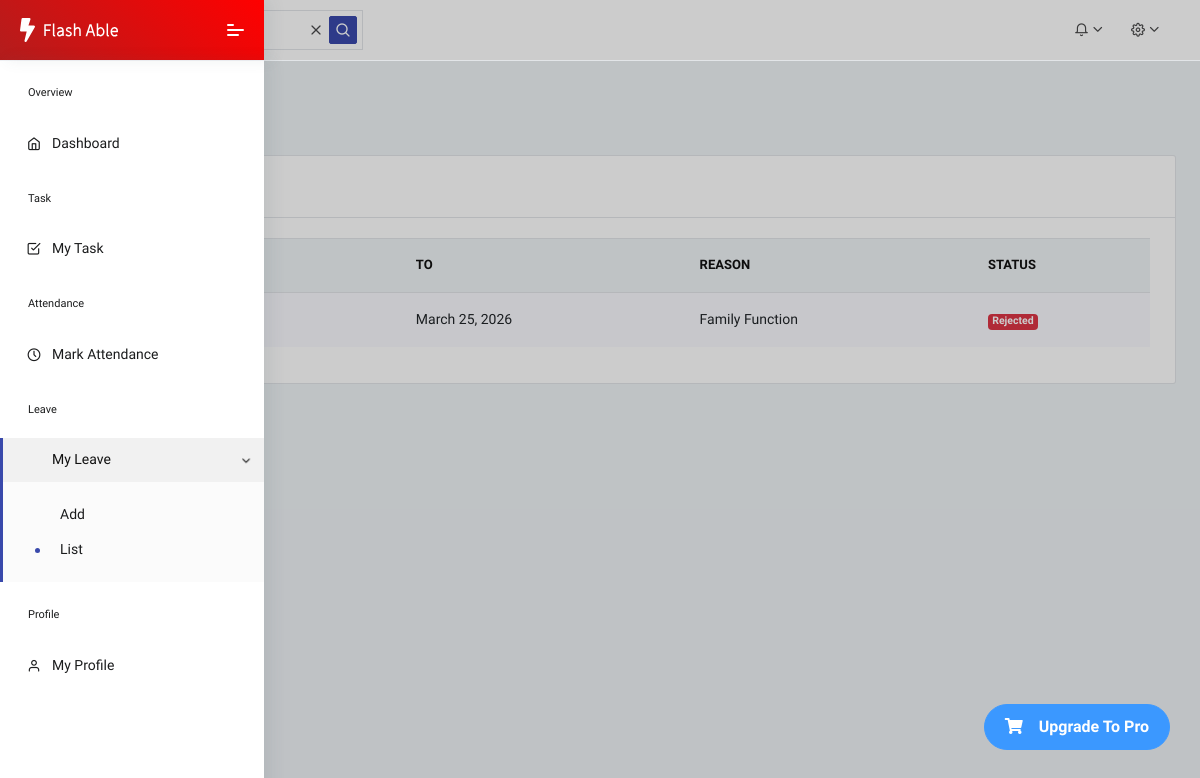
The app's page /my_leave/ (signed in), older data.
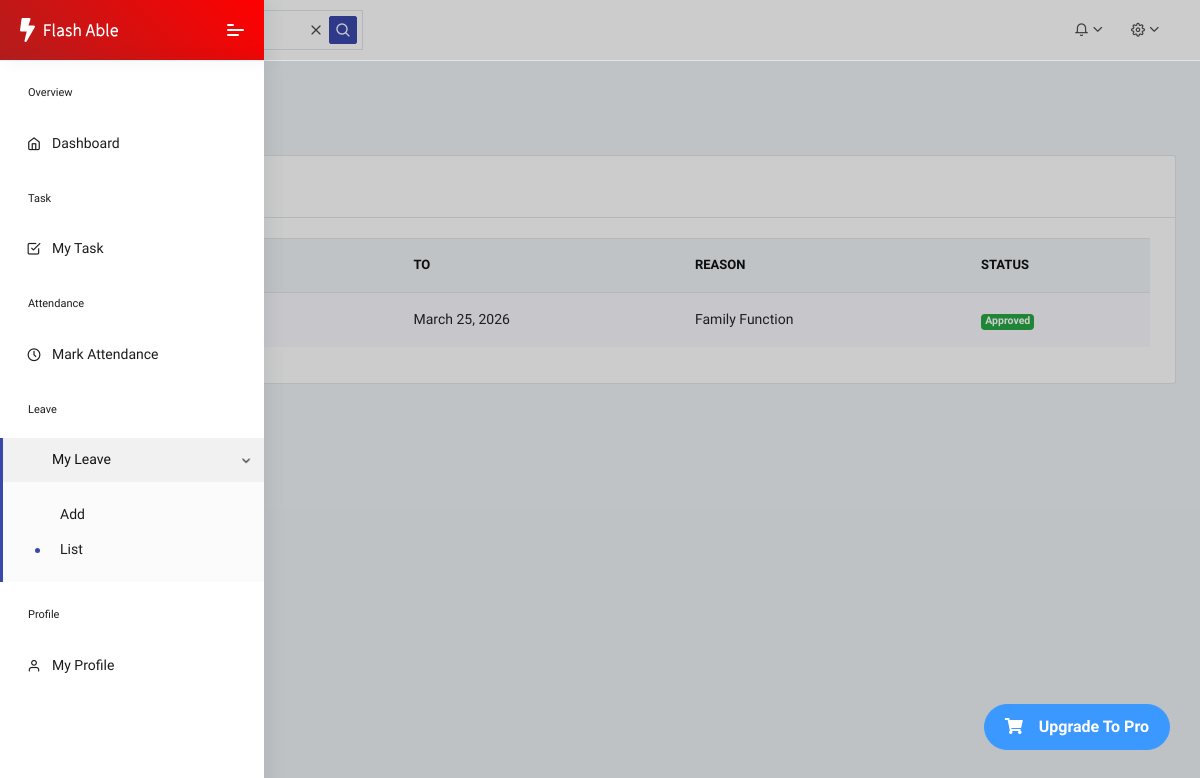
The same page, newer data.
### core/models.py (models this page shows, shortened)
class Leave(models.Model):
    STATUS = [
        ("Pending", "Pending"),
        ("Approved", "Approved"),
        ("Rejected", "Rejected"),
    ]
    employee = models.ForeignKey(User, on_delete=models.CASCADE)
    start_date = models.DateField()
    end_date = models.DateField()
    reason = models.TextField()
    status = models.CharField(
        max_length=20,
        choices=STATUS,
        default="Pending"
    )

### core/views.py (the view)
# urls.py: path('my_leave/', views.my_leave, name='my-leave'),
def my_leave(request):
    leaves = Leave.objects.filter(employee=request.user).order_by('-id')
    context = {
        'leaves' : leaves
    }
    return render(request,'leave/My_leave.html',context)

### core/templates/leave/My_leave.html (shortened to what this page needs)
{% extends 'dashboard/Employee_Dashboard.html' %}
{% load static %}
{% block mein %}
<div class="pcoded-main-container">
    <div class="pcoded-wrapper">
        <div class="pcoded-content">
            <div class="pcoded-inner-content">
                <div class="main-body">
                    <div class="page-wrapper">
                        <div class="page-header">
                            <div class="page-block">
                                <div class="row align-items-center">
                                    <div class="col-md-12">
                                        <div class="page-header-title">
                                            <h5 class="m-b-10">My Leave</h5>
                                        </div>
                                        <ul class="breadcrumb">
                                            <li class="breadcrumb-item"><a href="index.html"></a></li>
                                            <li class="breadcrumb-item"><a href="#!">Leave Information</a></li>
                                        </ul>
                                    </div>
                                </div>
                            </div>
                        </div>
                        <div class="row">
                            <div class="col-xl-12">
                                <div class="card">
                                    <div class="card-header">
                                        <h5>Striped Table</h5>
                                    </div>
                                    <div class="card-body table-border-style">
                                        <div class="table-responsive">
                                            <table class="table table-striped">
                                                <thead>
                                                    <tr>
                                                        <th>From</th>
                                                        <th>To</th>
                                                        <th>Reason</th>
                                                        <th>Status</th>
                                                    </tr>
                                                </thead>
                                                <tbody>
                                                    {% for l in leaves %}
                                                    <tr>
                                                        <td>{{l.start_date}}</td>
                                                        <td>{{l.end_date}}</td>
                                                        <td>{{l.reason}}</td>
                                                        <td>
                                                            {% if l.status == "Pending" %}
                                                            <span class="badge badge-warning">Pending</span>
                                                            {% elif l.status == "Approved" %}
                                                            <span class="badge badge-success">Approved</span>
                                                            {% else %}
                                                            <span class="badge badge-danger">Rejected</span>
                                                            {% endif %}
                                                        </td>
                                                    </tr>
                                                   {% endfor %}
                                                </tbody>
                                            </table>
                                        </div>
                                    </div>
                                </div>
                            </div>
                        </div>
                    </div>
                </div>
            </div>
        </div>
    </div>
</div>
{% endblock %}

Row changes from the older to the newer data that the page shows:
changed Leave "Family Function": status "Rejected" → "Approved"
